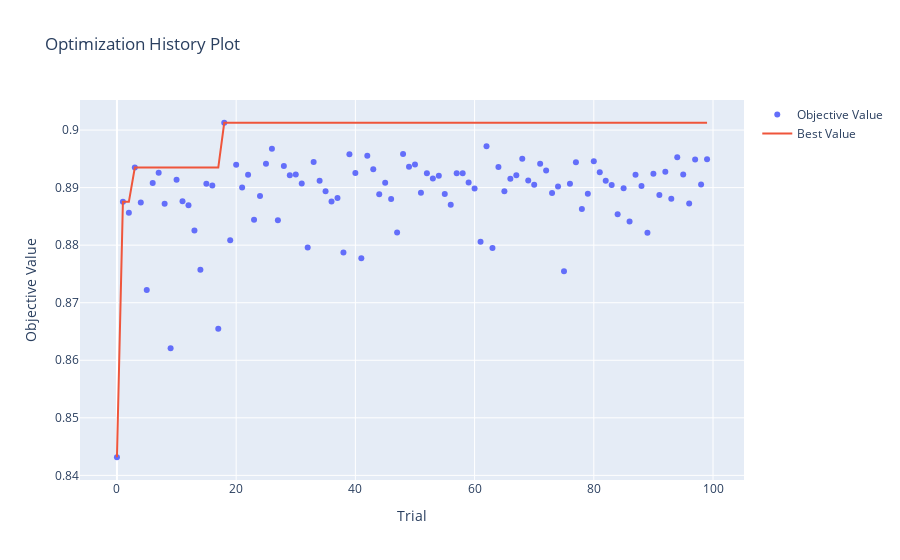

Notebook source saved alongside this figure:
### Code cell
# Visualizing optimization
optuna.visualization.plot_optimization_history(study)
